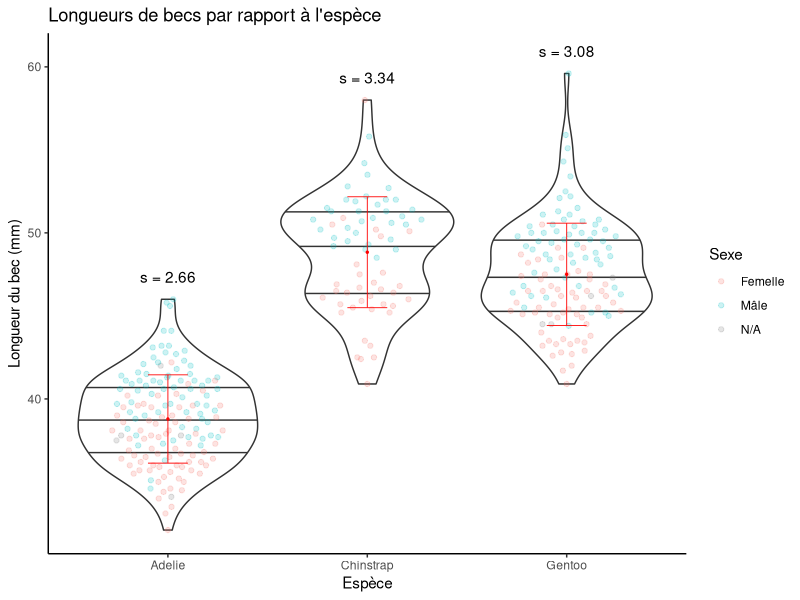
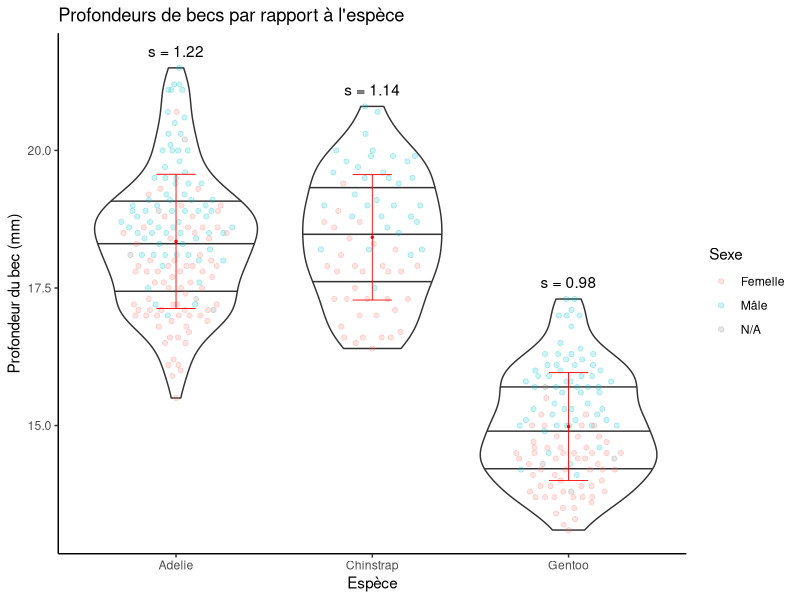
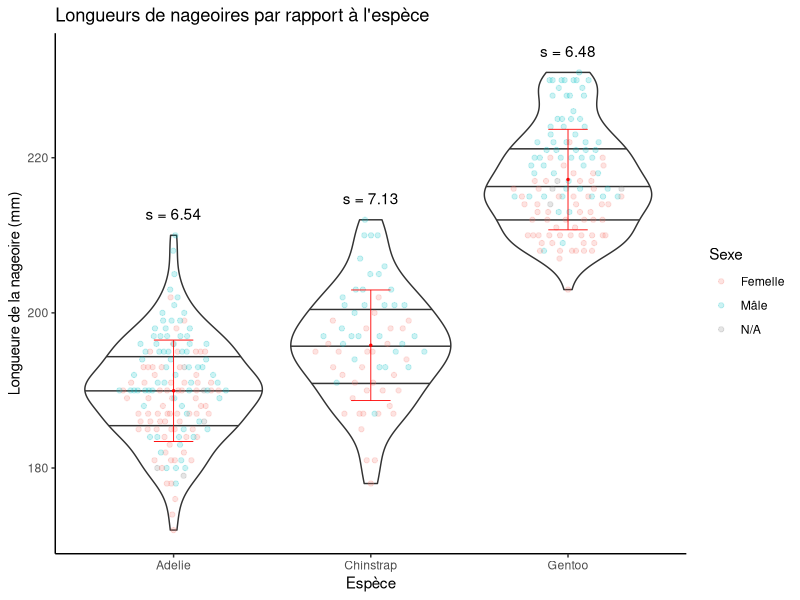
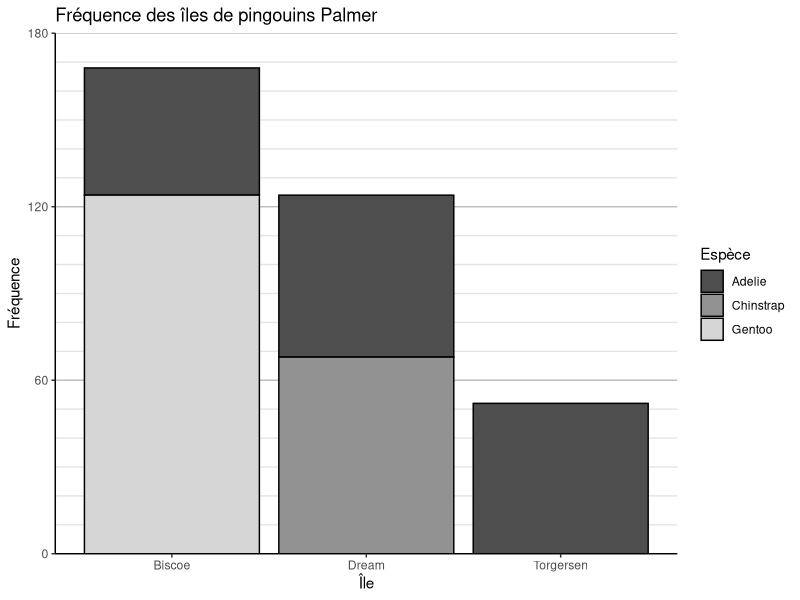
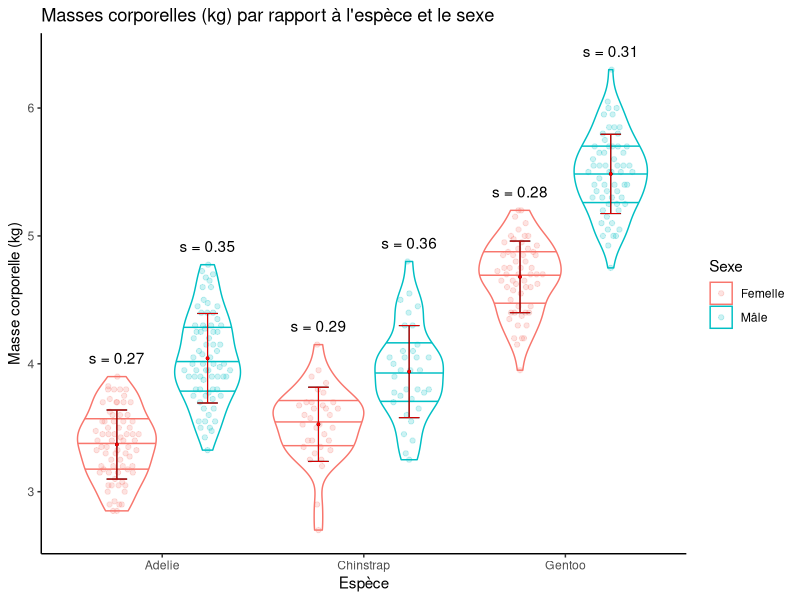
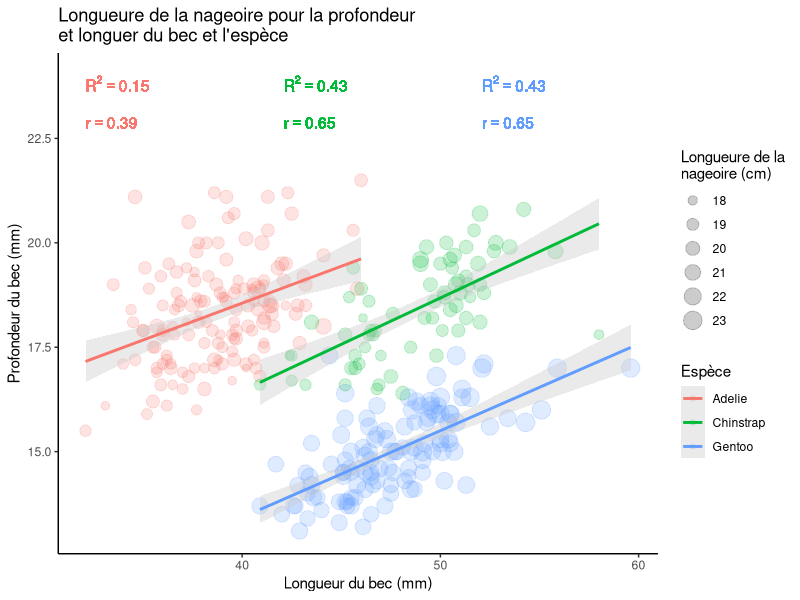
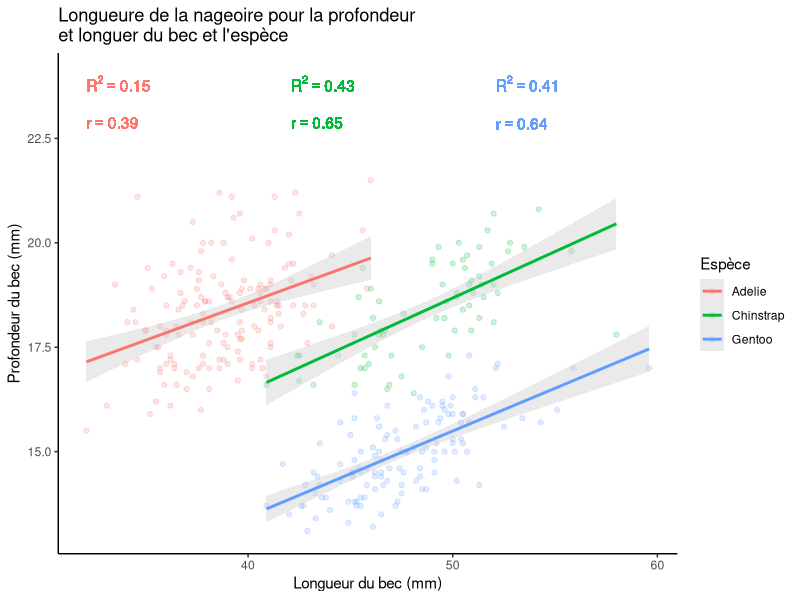

Source code (R) for these figures, in order:
## ---- chunk 1
# Préparatipn de librairies et installations variés

# install.packages("palmerpenguins")
# install.packages("tidyverse")
# install.packages("languageserver")
# install.packages("ggbeeswarm")
# install.packages("viridis")

library(palmerpenguins)
library("tidyverse")
library(ggbeeswarm) # Génère des graphique d'essaim d'abeille
library(viridis) # Couleurs pouvant être mieux perçus

# citation()
# citation("palmerpenguins")
# citation("tidyverse")
# citation("ggbeeswarm")
## ---- chunk 2
# Préparation aesthétique

theme_set(theme_classic())

set.seed(3142)

## ---- chunk 3

sifted <-
  penguins %>%
  filter(
    !is.na(bill_length_mm)
  )

dfTab <- sifted %>% group_by(species) %>%
  summarize(
    y = max(bill_length_mm) + 1,
    mean = mean(bill_length_mm),
    sd = round(sd(bill_length_mm), digits = 2)
  )

ggplot(sifted) +
  # Diagrammes
  geom_violin(aes(species, bill_length_mm), staplewidth = 0.5, draw_quantiles = c(0.25, 0.5, 0.75)) +
  geom_quasirandom(aes(species, bill_length_mm, colour = sex), width = 0.3, alpha = 0.2) +

  # Écart type / barres d'érreure
  geom_errorbar(data=dfTab, aes(x=species, y=mean, ymin=mean-sd, ymax=mean+sd), width=.2, linewidth=.3, colour="red") +
  geom_point(data=dfTab, aes(x=species, y=mean), size=0.5, colour="red") +
  # Anotation de l'écart type
  geom_text(data=dfTab,aes(x=species,y=y,parse=FALSE,label=sprintf("s = %.2f", dfTab$sd)),vjust=0) +

  # Anotations
  scale_colour_discrete(labels = c("Femelle", "Mâle", "N/A")) +
  labs(
    title = "Longueurs de becs par rapport à l'espèce",
    x = "Espèce",
    y = "Longueur du bec (mm)",
    colour = "Sexe"
  )
## ---- chunk 4

sifted <-
  penguins %>%
  filter(
    !is.na(bill_depth_mm)
  )

dfTab <- sifted %>% group_by(species) %>%
  summarize(
    y = max(bill_depth_mm) + 0.2,
    mean = mean(bill_depth_mm),
    sd = round(sd(bill_depth_mm), digits = 2)
  )

ggplot(sifted) +
  # Diagrammes
  geom_violin(aes(species, bill_depth_mm), staplewidth = 0.5, draw_quantiles = c(0.25, 0.5, 0.75)) +
  geom_quasirandom(aes(species, bill_depth_mm, colour = sex), width = 0.3, alpha = 0.2) +
  
  # Écart type / barres d'érreure
  geom_errorbar(data=dfTab, aes(x=species, y=mean, ymin=mean-sd, ymax=mean+sd), width=.2, linewidth=.3, colour="red") +
  geom_point(data=dfTab, aes(x=species, y=mean), size=0.5, colour="red") +
  # Anotation de l'écart type
  geom_text(data=dfTab,aes(x=species,y=y,parse=FALSE,label=sprintf("s = %.2f", dfTab$sd)),vjust=0) +

  # Anotations
  scale_colour_discrete(labels = c("Femelle", "Mâle", "N/A")) +
  labs(
    title = "Profondeurs de becs par rapport à l'espèce",
    x = "Espèce",
    y = "Profondeur du bec (mm)",
    colour = "Sexe"
  )
## ---- chunk 5

sifted <-
  penguins %>%
  filter(
    !is.na(flipper_length_mm)
  )

dfTab <-
  sifted %>%
  group_by(
    species
  ) %>%
  summarize(
    y = max(flipper_length_mm) + 2,
    mean = mean(flipper_length_mm),
    sd = round(sd(flipper_length_mm), digits = 2)
  )

ggplot(sifted) +
  # Diagrammes
  geom_violin(aes(species, flipper_length_mm), staplewidth = 0.5, draw_quantiles = c(0.25, 0.5, 0.75)) +
  geom_quasirandom(aes(species, flipper_length_mm, colour = sex), width = 0.3, alpha = 0.2) +
  
  # Écart type / barres d'érreure
  geom_errorbar(data=dfTab, aes(x=species, y=mean, ymin=mean-sd, ymax=mean+sd), width=.2, linewidth=.3, colour="red") +
  geom_point(data=dfTab, aes(x=species, y=mean), size=0.5, colour="red") +
  # Anotation de l'écart type
  geom_text(data=dfTab,aes(x=species,y=y,parse=FALSE,label=sprintf("s = %.2f", dfTab$sd)),vjust=0) +

  # Anotations
  scale_colour_discrete(labels = c("Femelle", "Mâle", "N/A")) +
  labs(
    title = "Longueurs de nageoires par rapport à l'espèce",
    x = "Espèce",
    y = "Longueure de la nageoire (mm)",
    colour = "Sexe"
  )
## ---- chunk 6

sifted <-
 penguins

ggplot(sifted, aes(island)) +
  geom_histogram(stat="count", aes(fill = species), color = "black") +
  # Couleurs de remplissage
  scale_fill_manual(values = alpha(c("#4e4e4e", "#929292", "#d6d6d6"), 1)) +
  # Intervales
  scale_y_continuous(
    limits = c(0, 180),
    expand = c(0, 0),
    breaks = seq(from = 0, to = 180, by = 60),
    minor_breaks = seq(from = 0, to = 180, by = 10)
  ) +
  # Thèmes
  theme(
    panel.grid.major.y = element_line(color = "grey"),
    panel.grid.minor.y = element_line(color = "grey90"),
  ) +
  # Renomer tout
  labs(
    title = "Fréquence des îles de pingouins Palmer",
    x = "Île",
    y = "Fréquence",
    fill = "Espèce"
  )
## ---- chunk 7
# Différences entre les fréquences de chaque île, à utiliser en-texte
bis_drea_isle_diff <- sum(penguins$island == "Biscoe") - sum(penguins$island == "Dream")
drea_torg_isle_diff <- sum(penguins$island == "Dream") - sum(penguins$island == "Torgersen")
## ---- chunk 8

sifted <-
  penguins %>%
  mutate(
    body_mass_g = body_mass_g / 1000
  ) %>%
  filter(
    !is.na(body_mass_g) &
    !is.na(sex)
  )

dfTab <-
  sifted %>%
  group_by(
    species,
    sex
  ) %>%
  summarize(
    y = max(body_mass_g) + 0.1,
    mean = mean(body_mass_g),
    sd = round(sd(body_mass_g), digits = 2)
  )

dodgewidth <- 0.9

ggplot(sifted) +
  # Diagrammes
  geom_violin(aes(x=species, y=body_mass_g, color=sex), position=position_dodge(width=dodgewidth), staplewidth = 0.5, draw_quantiles = c(0.25, 0.5, 0.75)) +
  geom_quasirandom(aes(x=species, y=body_mass_g, colour=sex), dodge.width=dodgewidth, width = 0.12, alpha = 0.2) +

  # Écart type / barres d'érreure
  geom_errorbar(data=dfTab, aes(x=species, group=sex, y=mean, ymin=mean-sd, ymax=mean+sd), position=position_dodge(width=dodgewidth), width=.205, linewidth=.4, colour="black") +
  geom_point(data=dfTab, aes(x=species, group=sex, y=mean), position=position_dodge(width=dodgewidth), size=0.6, colour="black") +

  geom_errorbar(data=dfTab, aes(x=species, group=sex, y=mean, ymin=mean-sd, ymax=mean+sd), position=position_dodge(width=dodgewidth), width=.2, linewidth=.3, colour="red") +
  geom_point(data=dfTab, aes(x=species, group=sex, y=mean), position=position_dodge(width=dodgewidth), size=0.5, colour="red") +

  # Anotation de l'écart type
  geom_text(data=dfTab,aes(x=species, group=sex, y=y, parse=FALSE, label=sprintf("s = %.2f", dfTab$sd)), position=position_dodge(width=dodgewidth), vjust=0) +

  # Anotations
  scale_colour_discrete(labels = c("Femelle", "Mâle")) +
  labs(
    title = "Masses corporelles (kg) par rapport à l'espèce et le sexe",
    x = "Espèce",
    y = "Masse corporelle (kg)",
    colour = "Sexe"
  )
## ---- chunk 9

sifted <-
  penguins %>%
  mutate(
    flipper_length_mm = flipper_length_mm / 10
  ) %>%
  filter(
    !is.na(flipper_length_mm) &
    !is.na(sex)
  )

dfTab <-
  sifted %>%
  group_by(species) %>%
  select(
    species,
    bill_length_mm,
    bill_depth_mm,
    flipper_length_mm
  ) %>%
  summarize(
    x = min((penguins %>% filter(!is.na(bill_length_mm)))$bill_length_mm) + ifelse(species == "Adelie", 0, ifelse(species == "Chinstrap", 10, 20)),
    y = max(bill_depth_mm) + 0.1,
    r = cor(bill_length_mm, bill_depth_mm),
    r2 = summary(lm(bill_depth_mm ~ bill_length_mm))$r.squared
  )

ggplot(sifted, aes(bill_length_mm, bill_depth_mm)) +
  geom_point(aes(size = flipper_length_mm, colour = species), alpha = 0.2) +

  geom_smooth(method="lm",aes(color=species),se=TRUE, fill="grey80") +

  geom_text(data=dfTab,aes(color=species, label=sprintf("R^2 == %.2f", r2), x=x, y=24),parse=TRUE, hjust=0, vjust=1, show_guide=FALSE) +
  geom_text(data=dfTab,aes(color=species, label=sprintf("r == %.2f", r), x=x, y=23),parse=TRUE, hjust=0, vjust=1, show_guide=FALSE) +

  # Renomer tout
  labs(
    title = "Longueure de la nageoire pour la profondeur\net longuer du bec et l'espèce",
    x = "Longueur du bec (mm)",
    y = "Profondeur du bec (mm)",
    colour = "Espèce",
    size = "Longueure de la\nnageoire (cm)"
  )
## ---- chunk 10

sifted <-
  penguins %>%
  mutate(
    flipper_length_mm = flipper_length_mm / 10
  ) %>%
  filter(
    !is.na(bill_length_mm) &
    !is.na(flipper_length_mm)
  )

dfTab <-
  sifted %>%
  group_by(
    species
  ) %>%
  select(
    species,
    bill_length_mm,
    bill_depth_mm,
    flipper_length_mm
  ) %>%
  summarize(
    x = min((penguins %>% filter(!is.na(bill_length_mm)))$bill_length_mm) + ifelse(species == "Adelie", 0, ifelse(species == "Chinstrap", 10, 20)),
    y = max(bill_depth_mm) + 0.1,
    r = cor(bill_length_mm, bill_depth_mm),
    r2 = summary(lm(bill_depth_mm ~ bill_length_mm))$r.squared
  )

ggplot(sifted, aes(bill_length_mm, bill_depth_mm)) +
  geom_point(aes(colour = species), alpha = 0.2) +

  geom_smooth(method="lm",aes(color=species),se=TRUE, fill="grey80") +

  geom_text(data=dfTab,aes(color=species, label=sprintf("R^2 == %.2f", r2), x=x, y=24),parse=TRUE, hjust=0, vjust=1, show_guide=FALSE) +
  geom_text(data=dfTab,aes(color=species, label=sprintf("r == %.2f", r), x=x, y=23),parse=TRUE, hjust=0, vjust=1, show_guide=FALSE) +

  # Renomer tout
  labs(
    title = "Longueure de la nageoire pour la profondeur\net longuer du bec et l'espèce",
    x = "Longueur du bec (mm)",
    y = "Profondeur du bec (mm)",
    colour = "Espèce",
    size = "Longueure de la\nnageoire (cm)"
  )
